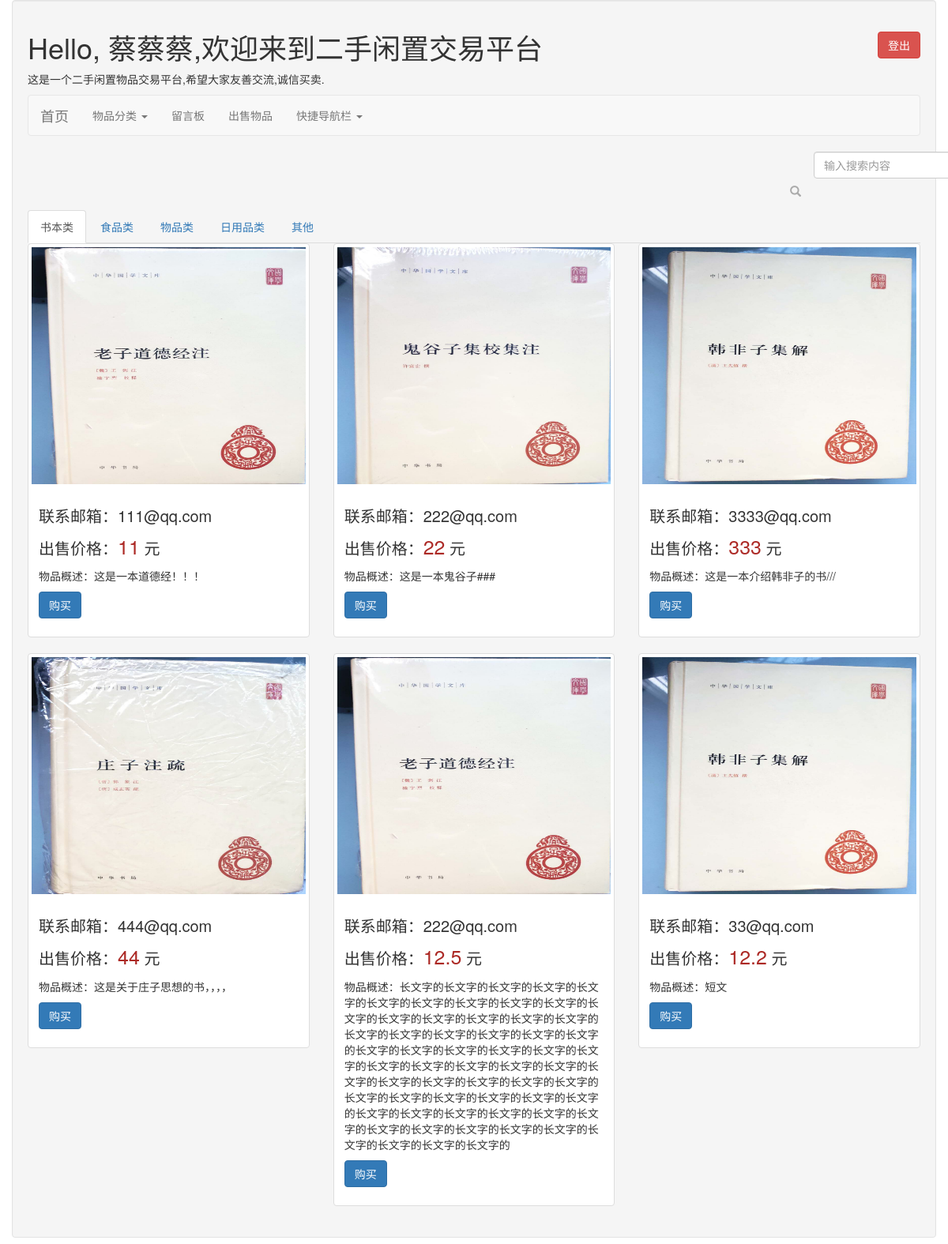
Page /sale_good/showImg/ (signed in) on the committed database.
### sale_good/models.py (models this page shows, shortened)
class salegood(models.Model):
    description = models.TextField(max_length=256)
    img_url = models.ImageField(upload_to='img') # upload_to指定图片上传的途径，如果不存在则自动创建
    name = models.CharField(max_length=200)
    item_type = (
        ('book', '书本类'),
        ('food','食品类'),
        ('res', '物品类'),
        ('necessary', '日用品类'),
        ('other', '其他'),
    )
    money = models.CharField(max_length=20)
    email = models.EmailField()
    sort = models.CharField(max_length=32,choices=item_type,default='书本类')
    class Meta:
        verbose_name = '出售货物信息'
        verbose_name_plural= '出售货物信息'

### sale_good/views.py (the view)
# urls.py: path('showImg/',views.showImg , name = 'showImg'),
def showImg(request):
    imgs =models.salegood.objects.all() # 从数据库中取出所有的图片路径
    sort = models.salegood.objects.all().values('sort')
    context = {
        'imgs' : imgs,
        'sort' : sort
    }
    return render(request, 'sale_good/showImg.html', locals())

### templates/sale_good/showImg.html (shortened to what this page needs)
{% extends "base.html" %}
{% block content %}
<div class="tabbable tabs-below" id="tabs-972946">
    <ul class="nav nav-tabs">
        <li class="active">
            <a href="#panel-125424" data-toggle="tab">书本类</a>
        </li>
        <li class="">
            <a href="#panel-947621" data-toggle="tab">食品类</a>
        </li>
        <li class="">
            <a href="#panel-947622" data-toggle="tab">物品类</a>
        </li>
        <li class="">
            <a href="#panel-947623" data-toggle="tab">日用品类</a>
        </li>
        <li class="">
            <a href="#panel-947624" data-toggle="tab">其他</a>
        </li>
    </ul>
    <div class="tab-content">
        <div class="tab-pane active" id="panel-125424"  >
            <div class="row" id="panel-125424" >
                {% for item in imgs %}
                    {% if item.sort == 'book' %}
                        <div class="col-sm-4 col-md-4" >
                            <div class="thumbnail" >
                                <img src="{{ item.img_url.url }}" alt="#" style="height: 300px;width: 350px" >
                                    <div class="caption">
                                        <h3 style="font-size: 20px">联系邮箱：<span>{{ item.email }}</span></h3>
                                        <p style="font-size: 20px">出售价格：<span style="color: #ac2925;font-size: 25px">{{ item.money }}</span> 元</p>
                                        <p><span>物品概述：</span>{{ item.description }}</p>
                                        <p>
                                            <a class="btn btn-primary" href="#"  type="button" >
                                                购买
                                            </a>
                                        </p>
                                    </div>
                            </div>
                         </div>
                    {% endif %}
                {% endfor %}
            </div>
        </div>
    </div>
</div>
{% endblock %}

### rows in the picture
salegood: img_url (picture), email "111@qq.com", money "11", description "这是一本道德经！！！"
salegood: img_url (picture), email "222@qq.com", money "22", description "这是一本鬼谷子###"
salegood: img_url (picture), email "3333@qq.com", money "333", description "这是一本介绍韩非子的书///"
salegood: img_url (picture), email "444@qq.com", money "44", description "这是关于庄子思想的书，，，，"
salegood: img_url (picture), email "222@qq.com", money "12.5", description "长文字的长文字的长文字的长文字的长文字的长文字的长文字的长文字的长文字的长文字的长文字的长文字的长文字的长文字的长文字的长文字的长文字的长文字的长文字的长文字的长文字的长文字的长文字的长文字的长文字的长文字的长文字的长文字的长文字的长文字的长文字的长文字的长文字的长文字的长文字的长文字的长文字的长文字的长文字的长文字的长文字的长文字的长文字的长文字的长文字的长文字的长文字的长文字的长文字的长文字的长文字的长文字的长文字的长文字的长文字的长文字的长文字的长文字的长文字的长文字的"
salegood: img_url (picture), email "33@qq.com", money "12.2", description "短文"

### other values in the picture
{{ request.session.user_name }} "蔡蔡蔡"
